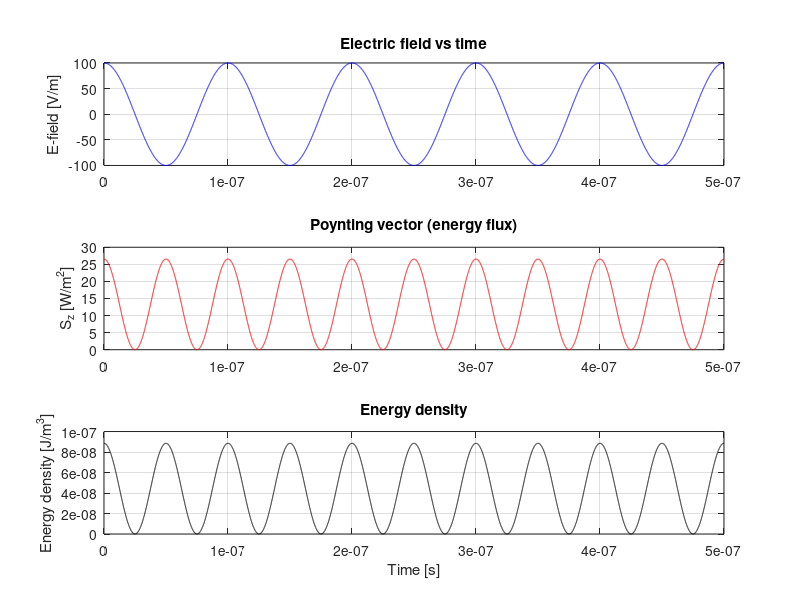

The MATLAB source for this figure:
## ----------------------------------------------------------------------
## em_momentum_test.m  —  Momentum & energy in EM waves (Octave demo)
## ----------------------------------------------------------------------

function em_momentum_test()

  ## ---------- Physical constants ----------
  c0   = 299792458;        % m/s
  mu0  = 4*pi*1e-7;        % H/m
  eps0 = 1/(mu0*c0^2);     % F/m

  printf("\n=== Electromagnetic Wave Momentum Demo ===\n");
  printf("c = %.3e m/s   mu0 = %.3e   eps0 = %.3e\n\n", c0, mu0, eps0);

  ## ---------- Configuration ----------
  E0 = 100;                % field amplitude [V/m]
  f  = 1e7;                % frequency [Hz]
  T  = 1/f;                % period [s]
  nCycles = 5;
  Nper = 2000;

  ## Beam parameters for pressure example
  P_beam   = 1.0;          % beam power [W]
  A_beam   = 1e-4;         % beam area [m^2]
  I_beam   = P_beam / A_beam;  % intensity [W/m^2]

  ## ---------- Time base ----------
  tt = linspace(0, nCycles*T, nCycles*Nper).';
  omega = 2*pi*f;

  ## ---------- Fields ----------
  Ex = E0 * cos(omega * tt);
  Ey = zeros(size(tt));
  Bx = zeros(size(tt));
  By = Ex / c0;
  Sz = (1/mu0) * (Ex .* By);     % Poynting vector z-component
  u  = 0.5 * (eps0*Ex.^2 + By.^2/mu0);  % energy density

  ## ---------- Averages ----------
  u_avg = mean(u);
  S_avg = mean(Sz);
  g_avg = S_avg / c0^2;

  printf("Average energy density <u> = %.6e J/m^3\n", u_avg);
  printf("Average Poynting flux  <S> = %.6e W/m^2\n", S_avg);
  printf("Average momentum density <g> = <S>/c^2 = %.6e kg/(m^2·s)\n\n", g_avg);

  ## ---------- Radiation pressure ----------
  p_abs = I_beam / c0;      % absorber
  p_ref = 2*I_beam / c0;    % perfect mirror
  F_abs = p_abs * A_beam;
  F_ref = p_ref * A_beam;
  printf("Beam: P = %.3g W  area = %.3g m^2  I = %.6e W/m^2\n", P_beam, A_beam, I_beam);
  printf("Radiation pressure: absorber = %.6e Pa, mirror = %.6e Pa\n", p_abs, p_ref);
  printf("Force on absorber = %.6e N, mirror = %.6e N\n\n", F_abs, F_ref);

  ## ---------- Combined figure ----------
  figure(1); clf;
  subplot(3,1,1);
  plot(tt, Ex, 'b'); grid on;
  ylabel('E-field [V/m]');
  title('Electric field vs time');

  subplot(3,1,2);
  plot(tt, Sz, 'r'); grid on;
  ylabel('S_z [W/m^2]');
  title('Poynting vector (energy flux)');

  subplot(3,1,3);
  plot(tt, u, 'k'); grid on;
  xlabel('Time [s]');
  ylabel('Energy density [J/m^3]');
  title('Energy density');

  ## (Removed sgtitle for compatibility)
  printf("Simulation complete — graphs will stay open.\n");
  printf("Close them manually when done.\n\n");

  ## ---------- Keep figures open ----------
  set(0, "showhiddenhandles", "on");
  waitfor(findobj("type", "figure", "-not", "beingdeleted", "on"));

endfunction

## ---------- Run automatically ----------
em_momentum_test();
